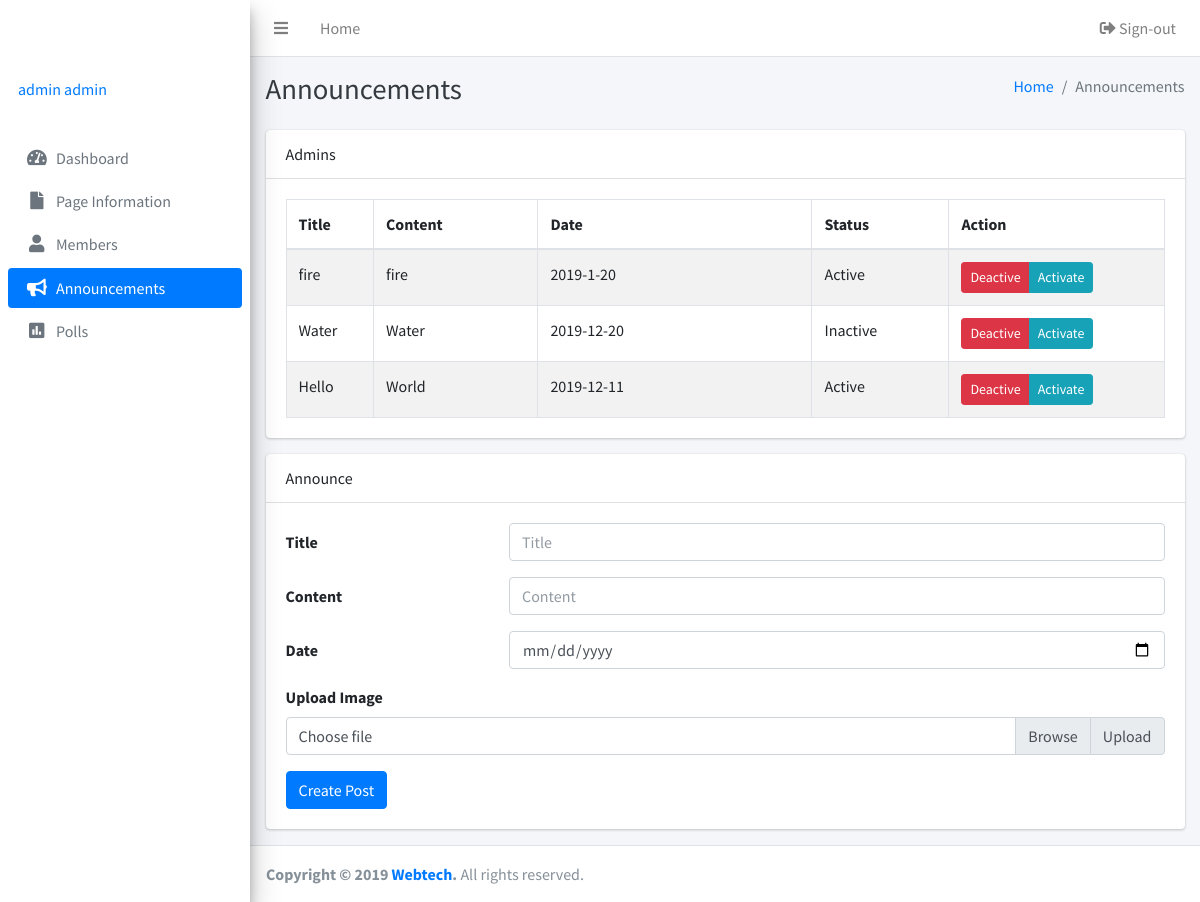
The app's page /admins/announcements.php (signed in), older data.
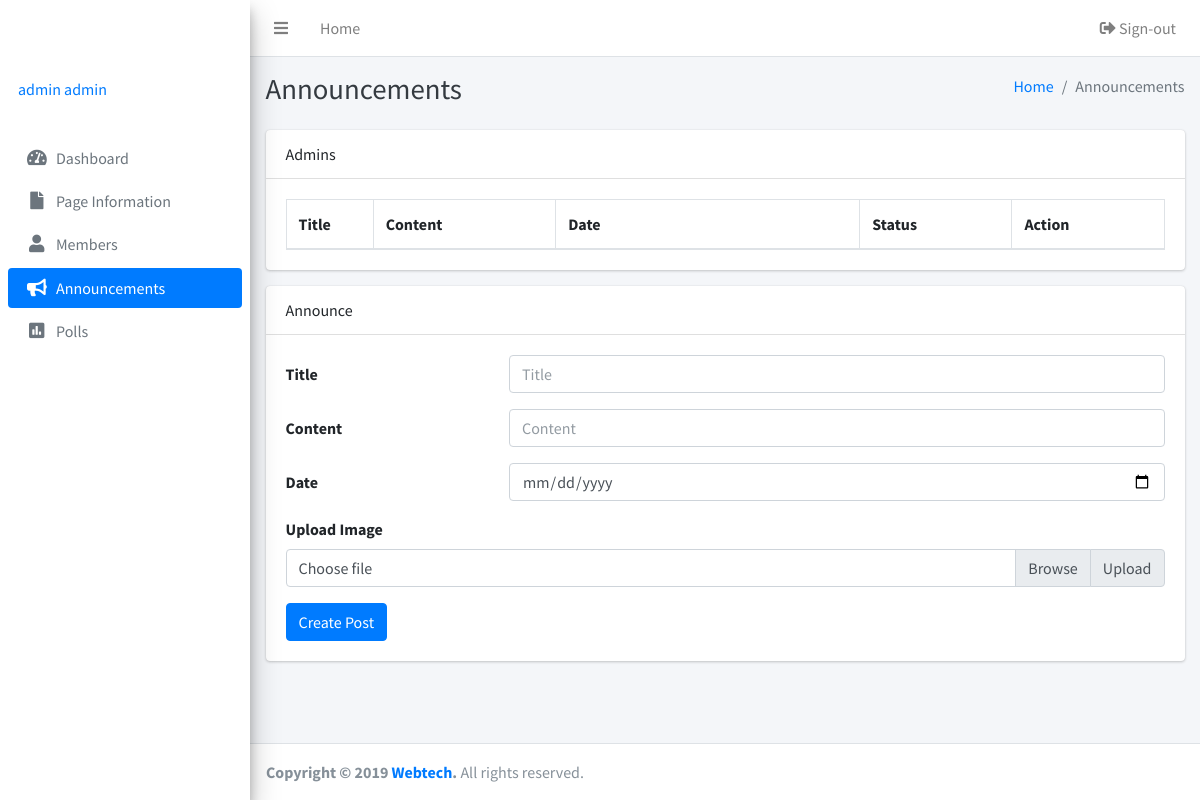
The same page, newer data.
### tables this page shows
CREATE TABLE IF NOT EXISTS `accounts` (
  `id` int(255) NOT NULL AUTO_INCREMENT,
  `firstname` varchar(255) NOT NULL,
  `lastname` varchar(255) NOT NULL,
  `username` varchar(255) NOT NULL,
  `email` varchar(255) NOT NULL,
  `password` varchar(255) NOT NULL,
  `role` enum('super','admin') NOT NULL,
  `status` enum('Enabled','Disabled') NOT NULL,
  PRIMARY KEY (`id`),
  UNIQUE KEY `username` (`username`)
);

CREATE TABLE IF NOT EXISTS `post` (
  `id` int(255) NOT NULL AUTO_INCREMENT,
  `title` varchar(255) NOT NULL,
  `content` longtext NOT NULL,
  `date` varchar(255) NOT NULL,
  `status` enum('Active','Inactive') NOT NULL,
  `image` text,
  PRIMARY KEY (`id`)
);

### admins/inc/session.php (called while the page is built, shortened)
<?php
	include 'inc/db.php';;
	if(isset($_SESSION['admin'])){
		$sql = mysqli_query($db, "SELECT * FROM accounts where `username` = '".$_SESSION['admin']."'");
		$user = mysqli_fetch_assoc($sql);
	}
	else{
		header('location: login.php');
		exit();
	}
?>

### admins/announcements.php (the view, shortened to what this page needs)
<?php
  include 'inc/session.php';
  include 'inc/header.php';
 ?>
<?php
$link = "Announcements";
?>
<body class="hold-transition sidebar-mini">
<div class="wrapper">
<?php include 'inc/navbar.php'; ?>
  <div class="content-wrapper">
    <div class="content-header">
      <div class="container-fluid">
        <div class="row mb-2">
          <div class="col-sm-6">
            <h1 class="m-0 text-dark">Announcements</h1>
          </div>
          <div class="col-sm-6">
            <ol class="breadcrumb float-sm-right">
              <li class="breadcrumb-item"><a href="#">Home</a></li>
              <li class="breadcrumb-item active">Announcements</li>
            </ol>
          </div>
        </div>
      </div>
    </div>
    <div class="content">
      <div class="container-fluid">
         <div class="row">
          <div class="col-12">
            <div class="card">
              <div class="card-header">
               Admins
              </div>
              <div class="card-body">
                <table class="table table-bordered table-striped display">
                  <thead>
                  <tr>
                    <th width="50">Title</th>
                    <th width="120">Content</th>
                    <th width="200">Date</th>
                    <th width="100">Status</th>
                    <th width="100">Action</th>
                  </tr>
                  </thead>
                  <tbody>
                  <?php
                  $sql = mysqli_query($db, "SELECT * FROM post");
                  while ($row = mysqli_fetch_array($sql)) {
                        ?>
                  <tr>
                    <td><?php echo $row['title'];?></td>
                    <td><?php echo $row['content'];?></td>
                    <td><?php echo $row['date'];?></td>
                    <td><?php echo $row['status'];?></td>
                    <td>
                       <div class="btn-group btn-group-sm">
                        <a href='announcementinactive.php?id=<?php echo $row['id']; ?>' class="btn btn-danger">Deactive</a>
                        <a href='announcementactive.php?id=<?php echo $row['id']; ?>' class="btn btn-info">Activate</a>
                      </div>
                    </td>
                  </tr>
                  <?php   } ?>
                  </tbody>
                </table>
              </div>
            </div>
          </div>
        </div>
         <div class="row">
          <div class="col-12">
            <div class="card">
              <div class="card-header">
               Announce
              </div>
              <div class="card-body">
               <form class="form-horizontal" action="announcements.php" method="post" enctype="multipart/form-data">
                  <div class="form-group row">
                    <label for="inputEmail3" class="col-sm-3 col-form-label">Title</label>
                    <div class="col-sm-9">
                      <input type="text" class="form-control" placeholder="Title" name="title" required>
                    </div>
                  </div>
                  <div class="form-group row">
                    <label for="inputEmail3" class="col-sm-3 col-form-label">Content</label>
                    <div class="col-sm-9">
                      <input type="text" class="form-control" placeholder="Content" name="content" required>
                    </div>
                  </div>
                  <div class="form-group row">
                    <label for="inputEmail3" class="col-sm-3 col-form-label">Date</label>
                    <div class="col-sm-9">
                      <input type="date" class="form-control" name="date" required>
                    </div>
                  </div>
                  <div class="form-group">
                    <label for="image">Upload Image</label>
                    <div class="input-group">
                      <div class="custom-file">
                        <label class="custom-file-label" for="image">Choose file</label>
                      </div>
                      <div class="input-group-append">
                        <span class="input-group-text" id="">Upload</span>
                      </div>
                    </div>
                  </div>
                  <button type="submit" class="btn btn-primary" name="submit">Create Post</button>
                  </form>
              </div>
            </div>
          </div>
        </div>
      </div>
    </div>
  </div>
  <?php include 'inc/footer.php'; ?>
</div>
</body>
</html>

### admins/inc/header.php (shortened to what this page needs)
<!DOCTYPE html>
<html lang="en">
<head>
  <link rel="stylesheet" href="plugins/fontawesome-free/css/all.min.css">
  <link rel="stylesheet" href="dist/css/adminlte.min.css">
</head>

### admins/inc/navbar.php
  <nav class="main-header navbar navbar-expand navbar-white navbar-light">
    <ul class="navbar-nav">
      <li class="nav-item">
        <a class="nav-link" data-widget="pushmenu" href="#"><i class="fas fa-bars"></i></a>
      </li>
      <li class="nav-item d-none d-sm-inline-block">
        <a href="index3.html" class="nav-link">Home</a>
      </li>
    </ul>
    <ul class="navbar-nav ml-auto">
      <li class="nav-item">
        <a class="nav-link" href="logout.php"><i class="nav-icon fas fa-sign-out-alt"></i> Sign-out</a>
      </li>
    </ul>
  </nav>
  <aside class="main-sidebar sidebar-gray elevation-4">
    <a href="index3.html" class="brand-link">
      <span class="brand-text font-weight-light">OrgIT</span>
    </a>
    <div class="sidebar">
      <div class="user-panel mt-3 pb-3 mb-3 d-flex">
        <div class="info">
          <a href="#" class="d-block"><?php echo $user['firstname']. ' '.$user['lastname']; ?></a>
        </div>
      </div>
<?php if($user['role'] == 'super'): ?>
      <nav class="mt-2">
        <ul class="nav nav-pills nav-sidebar flex-column" data-widget="treeview" role="menu" data-accordion="false">
          <li class="nav-item">
            <a href="index.php" class="nav-link <?php if($link == 'Dashboard') {echo 'active';} ?>">
              <i class="nav-icon fas fa-tachometer-alt"></i>
              <p>
                Dashboard
              </p>
            </a>
          </li>
          <li class="nav-item">
            <a href="page.php" class="nav-link <?php if($link == 'Information') {echo 'active';} ?>">
              <i class="nav-icon fas fa-file"></i>
              <p>
                Page Information
              </p>
            </a>
          </li>
          <li class="nav-item">
            <a href="members.php" class="nav-link <?php if($link == 'Members') {echo 'active';} ?>">
              <i class="nav-icon fas fa-user"></i>
              <p>
                Members
              </p>
            </a>
          </li>
          <li class="nav-item">
            <a href="announcements.php" class="nav-link <?php if($link == 'Announcements') {echo 'active';} ?>">
              <i class="nav-icon fas fa-bullhorn"></i>
              <p>
                Announcements
              </p>
            </a>
          </li>
          <li class="nav-item">
            <a href="poll.php" class="nav-link <?php if($link == 'Polls') {echo 'active';} ?>">
              <i class="nav-icon fas fa-poll"></i>
              <p>
                Polls
              </p>
            </a>
          </li>
          <li class="nav-item">
            <a href="users.php" class="nav-link <?php if($link == 'Users') {echo 'active';} ?>">
              <i class="nav-icon fas fa-users-cog"></i>
              <p>
                Users
              </p>
            </a>
          </li>
        </ul>
      </nav>
  <?php else: ?>
      <nav class="mt-2">
        <ul class="nav nav-pills nav-sidebar flex-column" data-widget="treeview" role="members" data-accordion="false">
          <li class="nav-item">
            <a href="index.php" class="nav-link <?php if($link == 'Dashboard') {echo 'active';} ?>">
              <i class="nav-icon fas fa-tachometer-alt"></i>
              <p>
                Dashboard
              </p>
            </a>
          </li>
          <li class="nav-item">
            <a href="page.php" class="nav-link <?php if($link == 'Information') {echo 'active';} ?>">
              <i class="nav-icon fas fa-file"></i>
              <p>
                Page Information
              </p>
            </a>
          </li>
          <li class="nav-item">
            <a href="members.php" class="nav-link <?php if($link == 'Members') {echo 'active';} ?>">
              <i class="nav-icon fas fa-user"></i>
              <p>
                Members
              </p>
            </a>
          </li>
          <li class="nav-item">
            <a href="announcements.php" class="nav-link <?php if($link == 'Announcements') {echo 'active';} ?>">
              <i class="nav-icon fas fa-bullhorn"></i>
              <p>
                Announcements
              </p>
            </a>
          </li>
          <li class="nav-item">
            <a href="poll.php" class="nav-link <?php if($link == 'Polls') {echo 'active';} ?>">
              <i class="nav-icon fas fa-poll"></i>
              <p>
                Polls
              </p>
            </a>
          </li>
        </ul>
      </nav>
  <?php endif ?>
    </div>
  </aside>

### admins/inc/footer.php
<footer class="main-footer">
	<strong>Copyright &copy; 2019 <a href="">Webtech</a>.</strong> All rights reserved.
</footer>

### admins/inc/header.php (style rules this page uses)
p, h1, h2, h3, h4, h5, h6, label, td, dt, dd { user-select: none; -webkit-user-select: none; -khtml-user-select: none; -moz-user-select: none; -ms-user-select: none; }

Row changes from the older to the newer data that the page shows:
removed post: title "fire", content "fire", date "2019-1-20", status "Active"
removed post: title "Water", content "Water", date "2019-12-20", status "Inactive"
removed post: title "Hello", content "World", date "2019-12-11", status "Active"
